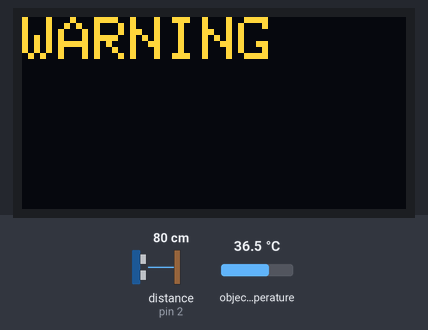
The sketch below on a simulated Arduino Uno, built with avr-gcc and run on an emulated ATmega328P. On the bench: 128×64 one-colour display. Wiring (inferred from the names in the program): ultrasonic range finder: trigger pin 3; echo pin 2. The test bench sets the inputs (shaded band); at power-on: distance to the obstacle (sensor on pin 2) 80 cm, object temperature 36.5 °C. The echo pulse lasts 58.3 µs per cm; the OLED is the two-colour kind (top 16 rows yellow); what the sketch prints to the serial monitor is not drawn.

Above: at 3.2 s.
3.3 s: distance to the obstacle (sensor on pin 2) set to 120 cm
At 3.9 s:
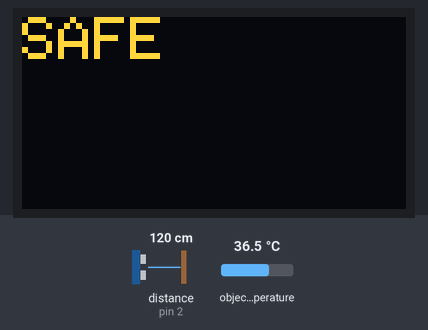
4.8 s: distance to the obstacle (sensor on pin 2) set to 2 cm
At 6.0 s:
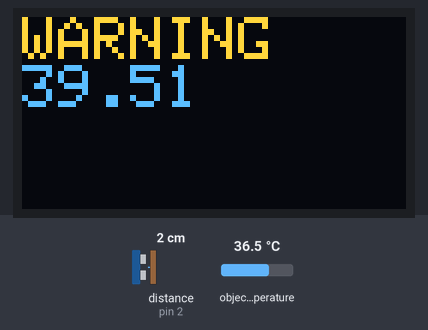
6.3 s: object temperature set to 20 °C
At 7.2 s:
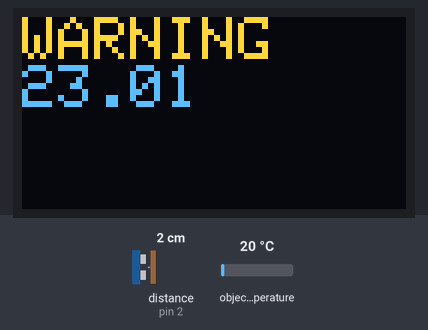
7.8 s: object temperature set to 26 °C
At 8.3 s:
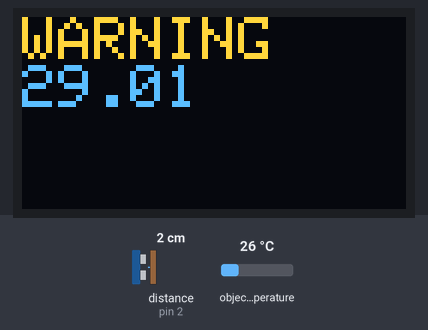
9.3 s: object temperature set to 32 °C
At 10.5 s:
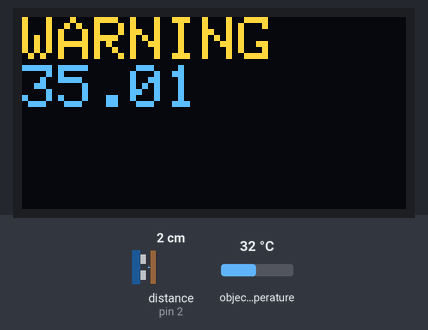
10.8 s: distance to the obstacle (sensor on pin 2) set to 250 cm
At 12.1 s:
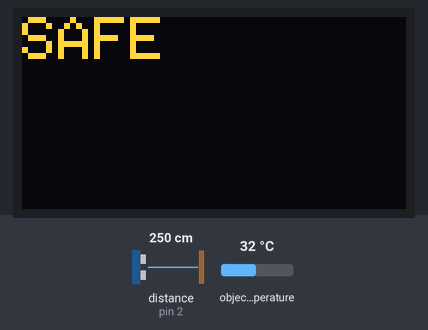
Timing chart, 0 to 13.3 s (numbered marks = the images above; inputs shaded):
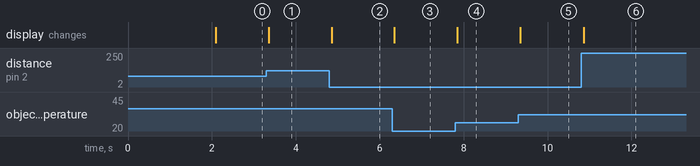

The sketch:

ALERT_COVID.ino
```cpp
#include <Wire.h>
#include <Adafruit_MLX90614.h>
#include <Adafruit_SSD1306.h>
#define OLED_RESET 4
Adafruit_SSD1306 display(OLED_RESET);

int trig = 3;
int echo = 2;
int buzzer = 4;
long durasi, jarak;

Adafruit_MLX90614 mlx = Adafruit_MLX90614();


void setup() {
  Serial.begin(9600);
  mlx.begin();
  display.begin(SSD1306_SWITCHCAPVCC, 0x3C);
  display.clearDisplay();
  pinMode(trig, OUTPUT);
  pinMode(buzzer, OUTPUT);
  pinMode(echo, INPUT);
  digitalWrite(buzzer, HIGH);

  display.clearDisplay();
  display.setTextSize(1);
  display.setTextColor(WHITE);
  display.setCursor(0, 0);
  display.println("Alert Covid");
  display.display();
  delay(2000);

}

void loop() {

  float suhu = mlx.readObjectTempC();
  //Serial.println(suhu);
  cek_jarak();
  if (jarak <= 100 ) {
    if (jarak <= 25 ) {
      float suhu = mlx.readObjectTempC() + 3;
      Serial.println(suhu);
      digitalWrite(buzzer, LOW);
      display.clearDisplay();
      display.setTextSize(2);
      display.setTextColor(WHITE);
      display.setCursor(0, 0);
      display.println("WARNING");
      display.println(suhu);
      display.display();
    }
    else {
      Serial.println("jarak melebihi batas");
      digitalWrite(buzzer, HIGH);
      display.clearDisplay();
      display.setTextSize(2);
      display.setTextColor(WHITE);
      display.setCursor(0, 0);
      display.println("WARNING");
      display.display();
    }
  }
  else {
    display.clearDisplay();
    display.setTextSize(2);
    display.setTextColor(WHITE);
    display.setCursor(0, 0);
    display.println("SAFE");
    display.display();
  }
}

void cek_jarak() {
  digitalWrite(trig, LOW);
  delayMicroseconds(8);
  digitalWrite(trig, HIGH);
  delayMicroseconds(8);
  digitalWrite(trig, LOW);
  delayMicroseconds(8);

  durasi = pulseIn(echo, HIGH);
  jarak = (durasi / 2) / 29.1;
  //Serial.println(jarak);
}
```

Measured:
- after the input at 3.3 s, the display: changes after 0.06 s (image 1)
- after the input at 4.8 s, the display: changes after 0.05 s (image 2)
- after the input at 6.3 s, the display: changes after 0.05 s (image 3)
- after the input at 7.8 s, the display: changes after 0.05 s (image 4)
- after the input at 9.3 s, the display: changes after 0.05 s (image 5)
- after the input at 10.8 s, the display: changes after 0.06 s (image 6)
